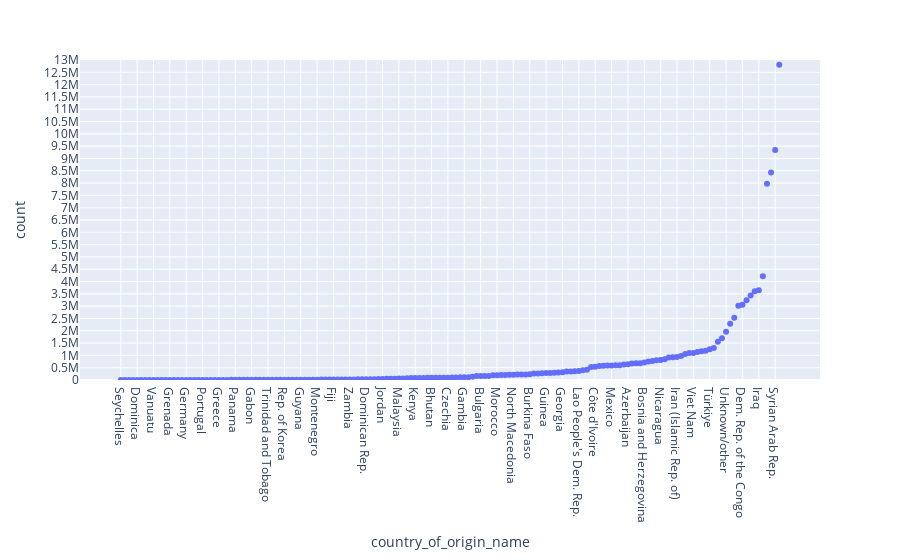

Notebook cell for this chart:
### Code cell
fig = px.scatter(as_by_country[as_by_country['count'] >= 1000].sort_values(by='count'), x='country_of_origin_name', y='count')
fig.update_yaxes(dtick=500000)
fig.update_layout(yaxis_range=[0, 13000000]) 
fig.show()

### Figure 1 — Plotly figure (JSON) as saved in the notebook; plotly's stock layout.template omitted (floating-point values rounded to 4 significant figures; data arrays with more than 128 entries replaced by an {"elided": "..."} marker saying what was removed)
{"data": [{"hovertemplate": "country_of_origin_name=%{x}<br>count=%{y}<extra></extra>", "legendgroup": "", "marker": {"color": "#636efa", "symbol": "circle"}, "mode": "markers", "name": "", "orientation": "v", "showlegend": false, "type": "scatter", "x": {"elided": "162 str values"}, "xaxis": "x", "y": {"elided": "162 int values"}, "yaxis": "y"}], "layout": {"legend": {"tracegroupgap": 0}, "margin": {"t": 60}, "xaxis": {"anchor": "y", "domain": [0, 1], "title": {"text": "country_of_origin_name"}}, "yaxis": {"anchor": "x", "domain": [0, 1], "dtick": 500000, "range": [0, 13000000], "title": {"text": "count"}}}}
